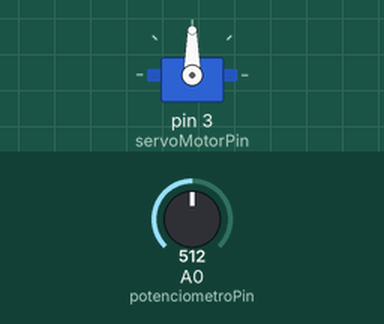
Recording of a sketch running on a simulated Arduino Uno, built with avr-gcc and run on an emulated ATmega328P. On the bench: servo. The inputs (shaded band) are chosen by the test bench; at power-on: A0 (potenciometroPin) = 512.

Above: at 1.2 s.
1.3 s: A0 (potenciometroPin) set to 716
At 1.8 s:
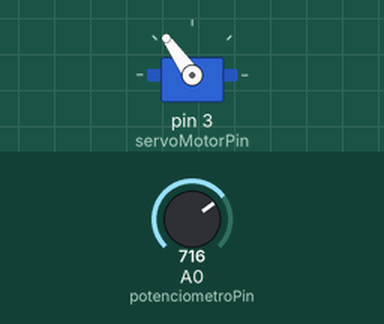
2.8 s: A0 (potenciometroPin) set to 900
At 4.0 s:
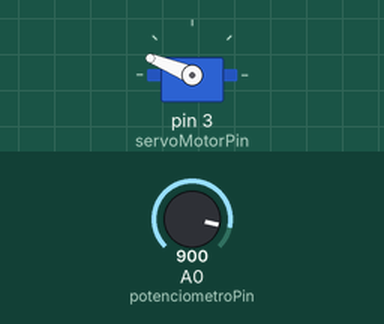
4.3 s: A0 (potenciometroPin) set to 1023
At 5.3 s:
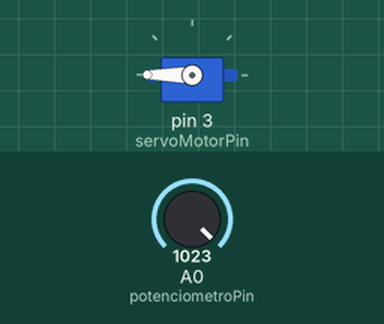
5.8 s: A0 (potenciometroPin) set to 306
At 6.5 s:
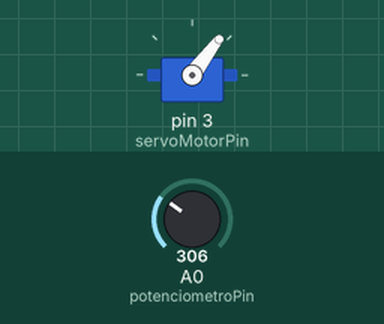
7.3 s: A0 (potenciometroPin) set to 122
At 7.6 s:
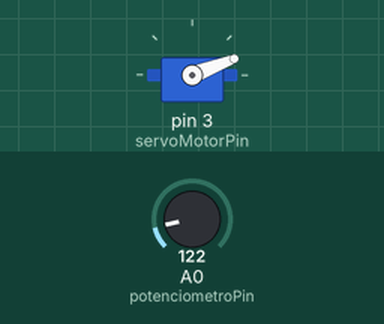
Timing chart, 0 to 9.8 s (numbered marks = the images above; inputs shaded):
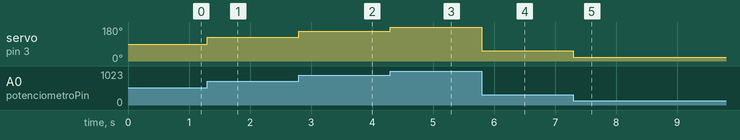

Measured:
- after the input at 1.3 s, servo on pin 3 (servoMotorPin): 90° → 125° at once
- after the input at 2.8 s, servo on pin 3 (servoMotorPin): 125° → 158° at once
- after the input at 4.3 s, servo on pin 3 (servoMotorPin): 158° → 180° at once
- after the input at 5.8 s, servo on pin 3 (servoMotorPin): 180° → 53° at once
- after the input at 7.3 s, servo on pin 3 (servoMotorPin): 53° → 21° at once

The sketch:

servo_pot.ino
```cpp
#include "Servo.h"

//Criando um objeto da classe Servo
Servo servoMotorObj;

int const potenciometroPin = 0;
int const servoMotorPin    = 3;
int valPotenciometro;

void setup(){
  servoMotorObj.attach(servoMotorPin); //associando o pino digital ao objeto da classe Servo
}

void loop(){
  valPotenciometro = analogRead(potenciometroPin);

  //mapeando o valor para a escala do servo (entre 0 e 180)
  valPotenciometro = map(valPotenciometro, 0, 1023, 0, 180);

  servoMotorObj.write(valPotenciometro);
 // delay(15);
}
```
